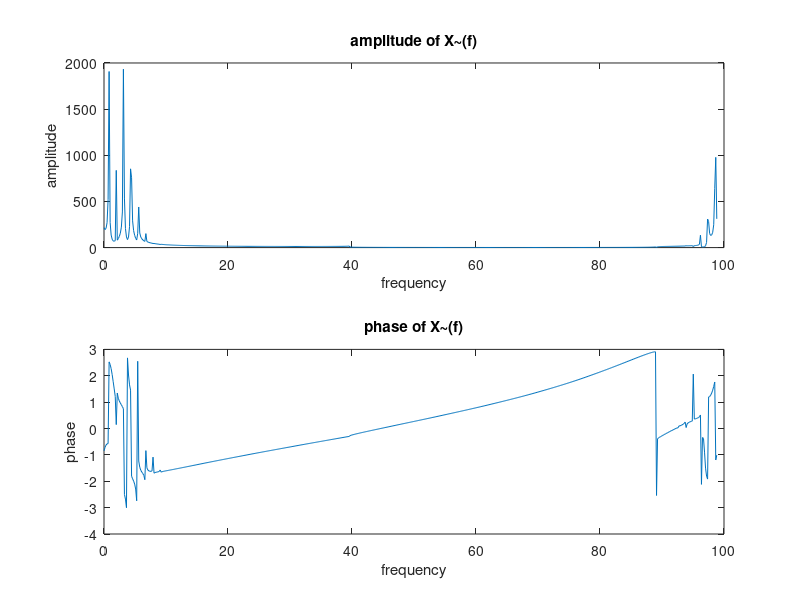

MATLAB code to generate this figure:
clear all

t = 0:0.001:0.6; 
x = 6*cos(240*pi*t+2*sin(24*pi*t));
z = hilbert(x);
x1= fft(z.*exp(-j*2*pi*100*t));
m = abs(x1);
f = (0:length(x1)-1)*99/length(x1);

subplot(2,1,1);
plot(f,m);
title('amplitude of X~(f)');
xlabel('frequency')
ylabel('amplitude')

p=angle(x1);
subplot(2,1,2);
plot(f,p);
title('phase of X~(f)');
xlabel('frequency')
ylabel('phase')